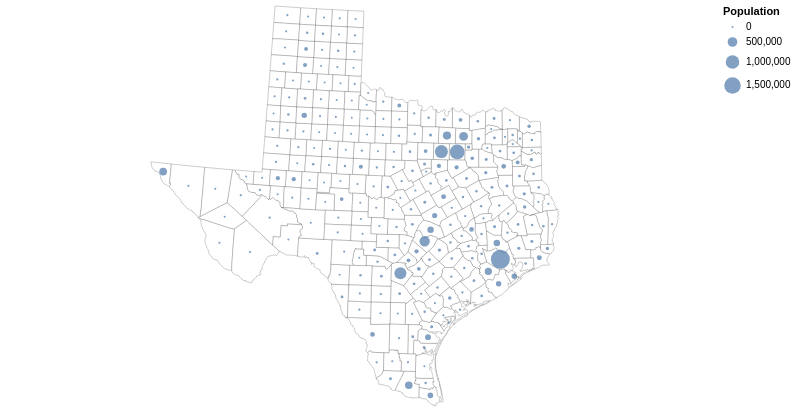

The notebook cell saved with this chart:
### Markdown cell above
#### Part 2.5 Symbol maps with Altair (8 points)

Now add two columns to the Texas data to represent the longitude and latitude of the centroid of each county. You can use .centroid.x and .centroid.y to extract the value. Make a map with two layers. The bottom one is the Texas county map with white-filled color and the top one using circle mark at the centroid to represent each county and the size of the circle is decided by the population. Add tooltip on the circles to show county names and population value.

### Code cell
TX = TX = full[full['ISO_3166_2'] == 'US-48']
TX_json = json.loads(TX.to_json())
TX["longitude"] = TX.geometry.centroid.x
TX["latitude"] = TX.geometry.centroid.y
TX_json = json.loads(TX.to_json())

alt.layer(alt.Chart(alt.Data(values=TX_json["features"]))
    .mark_geoshape(
        fill='white',
        stroke='black',
        strokeWidth=0.2
    ),
    alt.Chart(TX)
    .mark_circle()
    .encode(
        longitude='longitude:Q',
        latitude='latitude:Q',
        size=alt.Size('pop:Q', title="Population"),
        tooltip=[
            alt.Tooltip('NAME:N', title='County'),
            alt.Tooltip('pop:Q', title='Population')
        ]

).project(
    type = 'albersUsa'
).properties(
    width = 700, height = 400
)
)

### Figure 1 — Vega-Lite specification as saved in the notebook (floating-point values rounded to 4 significant figures; data arrays with more than 128 entries replaced by an {"elided": "..."} marker saying what was removed)
{"config": {"view": {"continuousWidth": 300, "continuousHeight": 300}}, "layer": [{"data": {"values": {"elided": "254 records"}}, "mark": {"type": "geoshape", "fill": "white", "stroke": "black", "strokeWidth": 0.2}}, {"data": {"name": "data-d0f13bea7805dcfd02869d3cb691b046"}, "mark": {"type": "circle"}, "encoding": {"latitude": {"field": "latitude", "type": "quantitative"}, "longitude": {"field": "longitude", "type": "quantitative"}, "size": {"field": "pop", "title": "Population", "type": "quantitative"}, "tooltip": [{"field": "NAME", "title": "County", "type": "nominal"}, {"field": "pop", "title": "Population", "type": "quantitative"}]}, "projection": {"type": "albersUsa"}}], "height": 400, "width": 700, "$schema": "https://vega.github.io/schema/vega-lite/v5.8.0.json", "datasets": {"data-d0f13bea7805dcfd02869d3cb691b046": {"elided": "254 records"}}}
